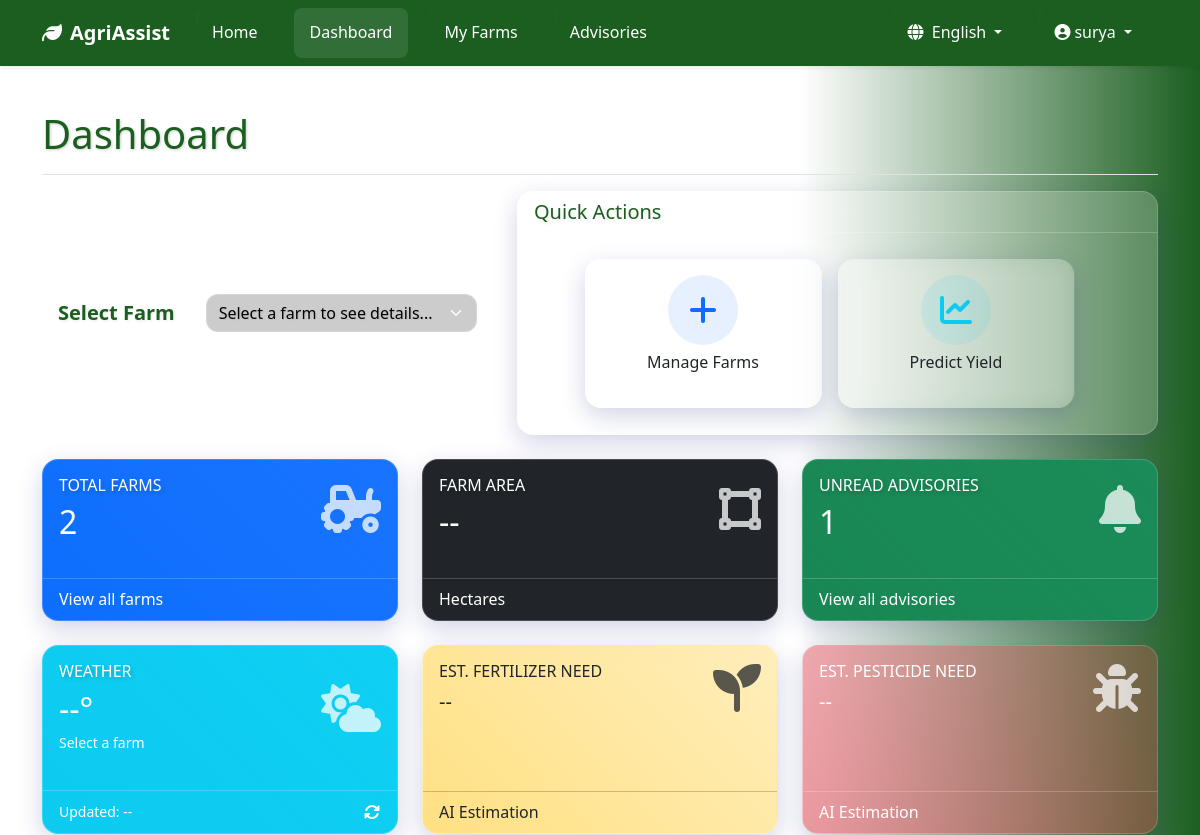
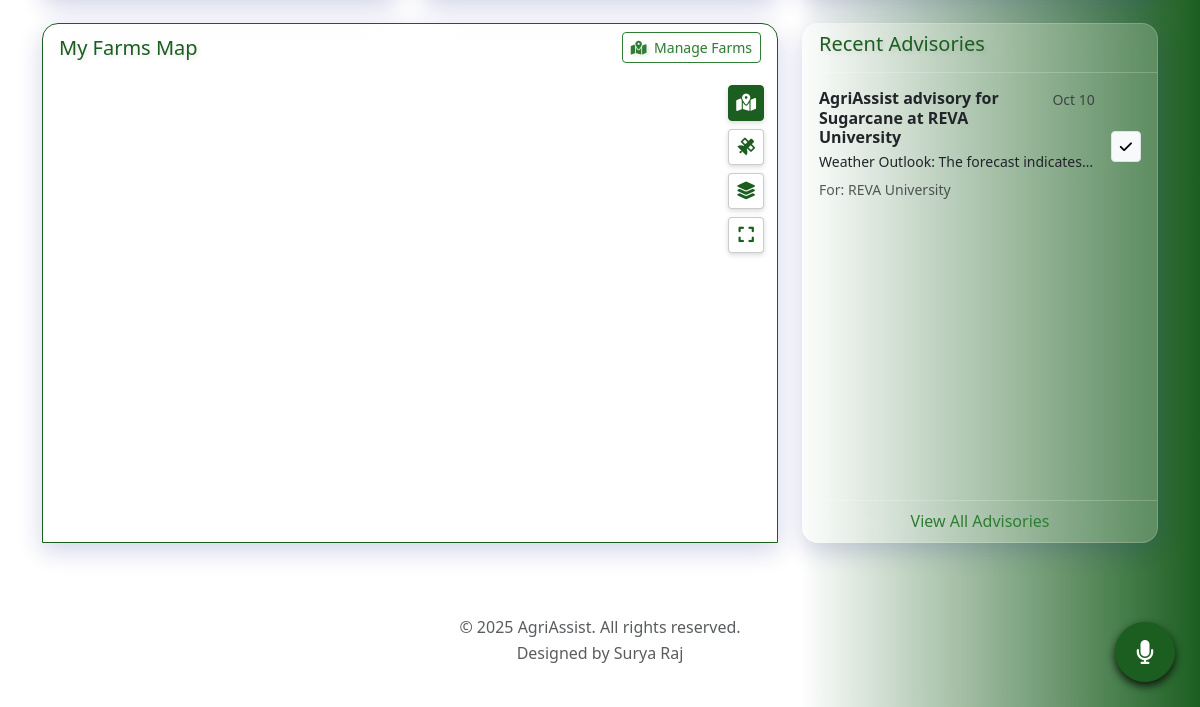
/dashboard (signed in), run on an earlier commit of the app's database (2 pictures, top to bottom).
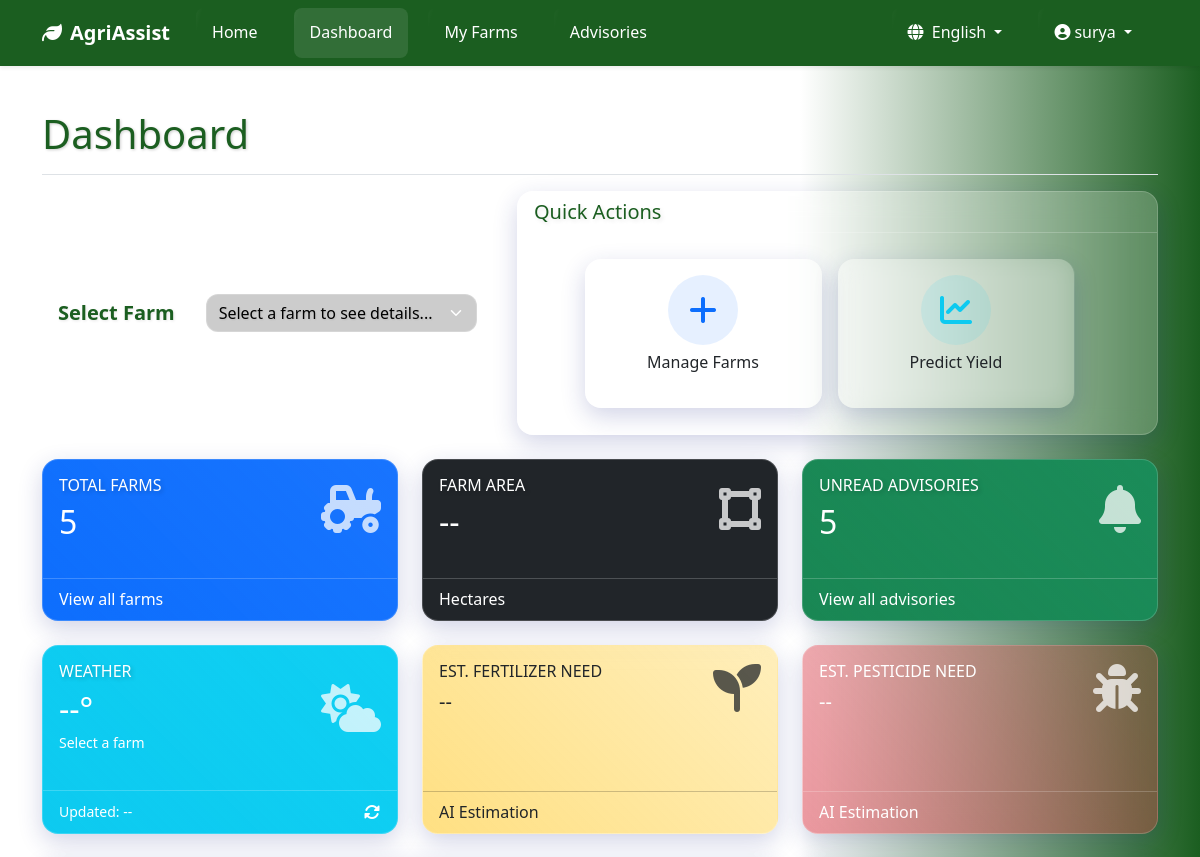
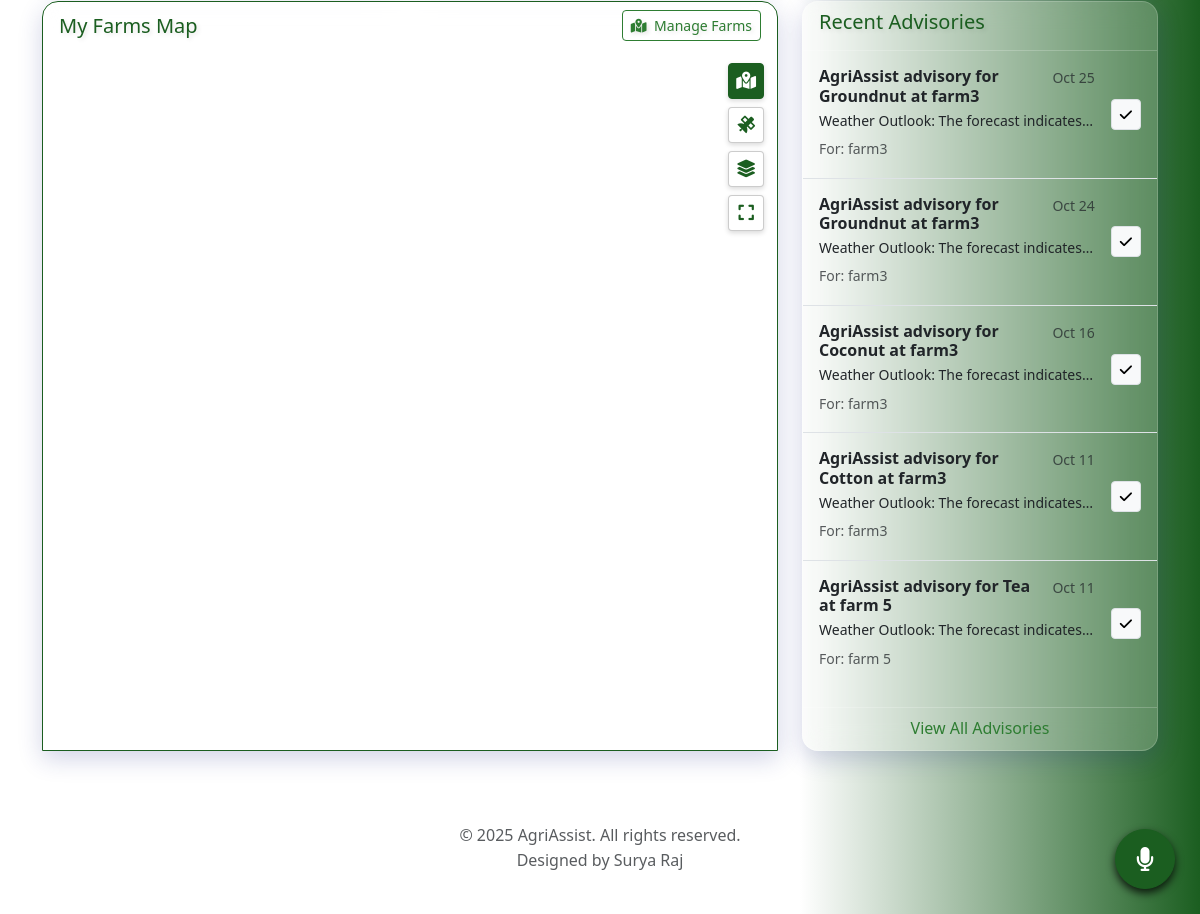
And on a later commit of the database (2 pictures, top to bottom).
### app.py (models this page shows)
class Advisory(db.Model):
    id = db.Column(db.Integer, primary_key=True)
    title = db.Column(db.String(200), nullable=False)
    content = db.Column(db.Text, nullable=False)
    priority = db.Column(db.String(50), nullable=False, default='Medium')
    created_at = db.Column(db.DateTime, default=datetime.utcnow)
    farm_id = db.Column(db.Integer, db.ForeignKey('farm.id'), nullable=False)
    is_read = db.Column(db.Boolean, default=False)

class Farm(db.Model):
    id = db.Column(db.Integer, primary_key=True)
    name = db.Column(db.String(100), nullable=False)
    location = db.Column(db.String(200), nullable=False)
    latitude = db.Column(db.Float, nullable=False)
    longitude = db.Column(db.Float, nullable=False)
    area_hectares = db.Column(db.Float, nullable=True)
    area_geojson = db.Column(db.Text, nullable=True)
    created_at = db.Column(db.DateTime, default=datetime.utcnow)
    user_id = db.Column(db.Integer, db.ForeignKey('user.id'), nullable=False)
    advisories = db.relationship('Advisory', backref='farm', lazy=True, cascade='all, delete-orphan')

### app.py (the view)
@app.route('/dashboard')
@login_required
def dashboard():
    all_user_farms = current_user.farms
    user_farms = [f for f in all_user_farms if f.latitude is not None and f.longitude is not None]
    farms_data = [{
        'id': f.id, 'name': f.name, 'location': f.location, 'latitude': f.latitude,
        'longitude': f.longitude, 'area_geojson': f.area_geojson,
        'area_hectares': f.area_hectares
    } for f in user_farms]
    recent_advisories = Advisory.query.filter(Advisory.farm_id.in_([f.id for f in user_farms])).order_by(Advisory.created_at.desc()).limit(5).all()
    crop_options_translated = [(crop, _(crop)) for crop in CROP_OPTIONS]
    season_options_translated = [(season, _(season)) for season in SEASON_OPTIONS]
    state_options_translated = [(state, _(state)) for state in STATE_OPTIONS]
    crop_stages_options_translated = [(stage, _(stage)) for stage in CROP_STAGE_OPTIONS]
    soil_types_options_translated = [(soil, _(soil)) for soil in SOIL_TYPE_OPTIONS]
    return render_template(
        'dashboard.html', title=_('Dashboard'), farms=user_farms,
        farms_data=farms_data, recent_advisories=recent_advisories,
        crop_options=crop_options_translated,
        season_options=season_options_translated,
        state_options=state_options_translated,
        crop_stages=crop_stages_options_translated,
        soil_types=soil_types_options_translated,
        google_maps_api_key=app.config.get('GOOGLE_MAPS_API_KEY')
    )

### app.py (called while the page is built)
@login_manager.user_loader
def load_user(user_id): return User.query.get(int(user_id))

def get_locale():
    if current_user.is_authenticated and current_user.language:
        return current_user.language
    if 'language' in session and session['language'] in app.config['LANGUAGES']:
        return session['language']
    return request.accept_languages.best_match(list(app.config['LANGUAGES'].keys()))

@app.before_request
def before_request():
    session.permanent = True
    app.permanent_session_lifetime = timedelta(minutes=10) # Increased session lifetime
    session.modified = True
    g.language = get_locale()

@app.context_processor
def inject_globals():
    return {
        'now': datetime.utcnow,
        'get_locale': get_locale,
        'LANGUAGES': app.config['LANGUAGES']
    }

### templates/dashboard.html (shortened to what the changed rows need)
{% extends "base.html" %}
{% block content %}
<div class="container py-4">
    <div class="d-flex justify-content-between flex-wrap flex-md-nowrap align-items-center pt-3 pb-2 mb-3 border-bottom">
        <h1 style="text-shadow: 1px 1px 3px rgba(0,0,0,0.2); color: #1B5E20;">{{ _('Dashboard') }}</h1>
    </div>
    <div class="row">
        <div class="col-lg-4 col-md-6 mb-4">
            <div class="card bg-primary text-white h-100">
                <div class="card-body">
                    <div class="d-flex justify-content-between align-items-center">
                        <div>
                            <h6 class="card-title text-uppercase mb-0" style="text-shadow: 2px 2px 4px rgba(0, 0, 0, 0.2);">{{ _('Total Farms') }}</h6>
                            <h2 class="mt-2 mb-0">{{ farms|length }}</h2>
                        </div>
                    </div>
                </div>
            </div>
        </div>
        <div class="col-lg-4 col-md-6 mb-4">
            <div class="card bg-dark text-white h-100">
                <div class="card-body">
                    <div class="d-flex justify-content-between align-items-center">
                        <div>
                            <h2 class="mt-2 mb-0" id="farmAreaDisplay">--</h2>
                        </div>
                    </div>
                </div>
            </div>
        </div>
        <div class="col-lg-4 col-md-6 mb-4">
            <div class="card bg-success text-white h-100">
                <div class="card-body">
                    <div class="d-flex justify-content-between align-items-center">
                        <div>
                            <h6 class="card-title text-uppercase mb-2" style="text-shadow: 2px 2px 4px rgba(0, 0, 0, 0.2);">{{ _('Unread Advisories') }}</h6>
                            <h2 class="mb-0" id="unreadAdvisoriesCount">
                                {% if recent_advisories %}{{ recent_advisories|selectattr('is_read', 'equalto', false)|list|length }}{% else %}0{% endif %}
                            </h2>
                        </div>
                    </div>
                </div>
            </div>
        </div>
        <div class="col-lg-4 col-md-6 mb-4">
            <div id="weather-card" class="card bg-info text-white h-100">
                <div class="card-body">
                    <div class="d-flex justify-content-between align-items-center">
                        <div>
                            <h2 class="mb-1 weather-temp">--°</h2>
                        </div>
                    </div>
                </div>
            </div>
        </div>
    </div>
    <div class="row">
        <div class="col-lg-4 mb-4">
            <div class="card h-100">
                <div class="card-body p-0">
                    {% if recent_advisories %}
                    <div class="list-group list-group-flush">
                        {% for advisory in recent_advisories %}
                        <div id="advisory-item-{{ advisory.id }}" class="list-group-item list-group-item-action d-flex gap-3 py-3" style="background: transparent;">
                            <div class="flex-grow-1" style="min-width: 0;">
                                <a href="javascript:void(0);"
                                   class="text-decoration-none text-reset stretched-link"
                                   data-bs-toggle="modal" data-bs-target="#advisoryDetailModal"
                                   data-title="{{ advisory.title }}"
                                   data-content="{{ advisory.content }}"
                                   data-farm="{{ advisory.farm.name }}"
                                   data-priority="{{ advisory.priority }}"
                                   data-date="{{ advisory.created_at.isoformat() }}">
                                    <div class="d-flex w-100 justify-content-between">
                                        <h6 class="mb-1 advisory-title {% if not advisory.is_read %}fw-bold{% endif %}">{{ advisory.title }}</h6>
                                        <small class="text-muted text-nowrap ps-2">{{ advisory.created_at.strftime('%b %d') }}</small>
                                    </div>
                                    <p class="mb-1 text-truncate small">{{ advisory.content }}</p>
                                    <small class="text-muted">{{ _('For:') }} {{ advisory.farm.name }}</small>
                                </a>
                            </div>
                            {% if not advisory.is_read %}
                            <div class="flex-shrink-0 align-self-center" style="z-index: 5;">
                                <button class="btn btn-sm btn-light border mark-as-read-btn" title="{{ _('Mark as read') }}"
                                        data-advisory-id="{{ advisory.id }}"
                                        data-url="{{ url_for('toggle_advisory_read', advisory_id=advisory.id) }}">
                                    <i class="fas fa-check"></i>
                                </button>
                            </div>
                            {% endif %}
                        </div>
                        {% endfor %}
                    </div>
                    {% else %}
                    <div class="text-center p-4">
                        <i class="fas fa-inbox fa-3x text-muted mb-3"></i>
                        <p class="text-muted">{{ _('No recent advisories.') }}</p>
                    </div>
                    {% endif %}
                </div>
            </div>
        </div>
    </div>
</div>
{% endblock %}
{% block extra_js %}
<link rel="stylesheet" href="https://cdn.jsdelivr.net/npm/ol@latest/ol.css">
{% endblock %}

What changed in the data, as far as the page shows it:
added Advisory: title "AgriAssist advisory for Groundnut at farm3", created_at "Oct 25", content "Weather Outlook: The forecast indicates…", farm.name "farm3"
added Advisory: title "AgriAssist advisory for Groundnut at farm3", created_at "Oct 24", content "Weather Outlook: The forecast indicates…", farm.name "farm3"
added Advisory: title "AgriAssist advisory for Coconut at farm3", created_at "Oct 16", content "Weather Outlook: The forecast indicates…", farm.name "farm3"
added Advisory: title "AgriAssist advisory for Cotton at farm3", created_at "Oct 11", content "Weather Outlook: The forecast indicates…", farm.name "farm3"
changed Advisory: title "AgriAssist advisory for Sugarcane at REVA University" → "AgriAssist advisory for Tea at farm 5"; created_at "Oct 10" → "Oct 11"; farm.name "REVA University" → "farm 5"
Also different on the page:
{{ farms|length }}: "2" → "5"
{{ recent_advisories|selectattr('is_read', 'equalto', false)|list|length }}: "1" → "5"
